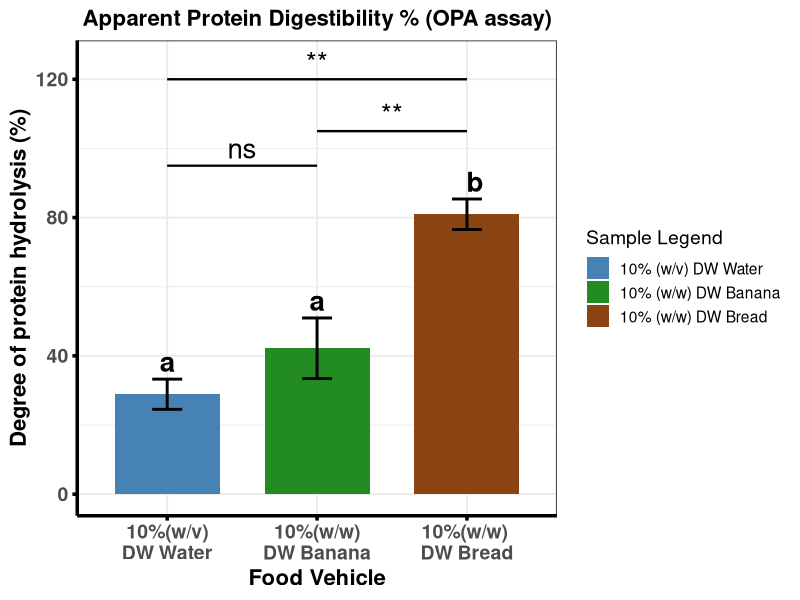

Source code (R):
#This Code is made by Maruf Raihan (PhD,NICHE,Ulster)for OPA data statistical analysis and visual presentation

library(ggplot2)
library(emmeans)
library(multcomp)
library(multcompView)

# ---------------------------------------------------------
# 1. RAW OPA DATA
# ---------------------------------------------------------
df_raw <- data.frame(
  Sample = factor(rep(c("10%(w/v)\nDW Water", "10%(w/w)\nDW Banana", "10%(w/w) \nDW Bread"), each = 3),
                  levels = c("10%(w/v)\nDW Water", "10%(w/w)\nDW Banana", "10%(w/w) \nDW Bread")),
  Value = c(
    28.36, 24.83, 33.51,   # 10%(w/v)\nDW Water
    32.78, 43.67, 50.13,   # 10%(w/w)\nDW Banana
    76.13, 84.81, 81.92    # 10%(w/w) \nDW Bread
  )
)

# ---------------------------------------------------------
# 2. DESCRIPTIVE STATS (auto)
# ---------------------------------------------------------
df_stats <- aggregate(Value ~ Sample, df_raw, function(x) {
  c(Mean = mean(x), SD = sd(x), CV = sd(x)/mean(x)*100)
})

df_stats <- do.call(data.frame, df_stats)
names(df_stats) <- c("Sample", "Mean", "SD", "CV")

# ---------------------------------------------------------
# 3. ANOVA + TUKEY
# ---------------------------------------------------------
model <- aov(Value ~ Sample, data = df_raw)
emm <- emmeans(model, ~ Sample)
tukey <- summary(pairs(emm, adjust = "tukey"))

# ---------------------------------------------------------
# 4. Tukey LETTERS
# ---------------------------------------------------------
cld_out <- suppressMessages(
  cld(emm, Letters = letters, adjust = "tukey")
)

letters_df <- as.data.frame(cld_out)

# Merge letters into stats
df_stats2 <- merge(df_stats, letters_df[, c("Sample", ".group")], by = "Sample")

# Extract p-values
p_WB  <- tukey$p.value[1]   # Water vs Banana
p_WBr <- tukey$p.value[2]   # Water vs Bread
p_BBr <- tukey$p.value[3]   # Banana vs Bread

# ---------------------------------------------------------
# 5. Convert p-values → asterisks
# ---------------------------------------------------------
p_to_star <- function(p) {
  if (p < 0.0001) return("****")
  if (p < 0.01)    return("**")
  if (p < 0.05)    return("*")
  return("ns")
}

star_WB  <- p_to_star(p_WB)
star_WBr <- p_to_star(p_WBr)
star_BBr <- p_to_star(p_BBr)

# ---------------------------------------------------------
# 6. BASE PLOT
# ---------------------------------------------------------
p_opa <- ggplot(df_stats2, aes(x = Sample, y = Mean, fill = Sample)) +
  geom_col(width = 0.7) +
  geom_errorbar(aes(ymin = Mean - SD, ymax = Mean + SD),
                width = 0.2, linewidth = 1) +
  
  # Tukey letters ABOVE bars
  geom_text(
    aes(x = Sample, y = Mean + SD + 5, label = .group),
    size = 7,
    fontface = "bold"
  ) +
  
  scale_fill_manual(
    values = c("10%(w/v)\nDW Water" = "steelblue",
               "10%(w/w)\nDW Banana" = "forestgreen",
               "10%(w/w) \nDW Bread" = "saddlebrown"),
    labels = c(
      "10% (w/v) DW Water",
      "10% (w/w) DW Banana",
      "10% (w/w) DW Bread"
    ),
    
    name = "Sample Legend"
  ) +
  
  theme_bw(base_size = 14) +
  theme(
    legend.position = "right",
    legend.box = "vertical",
    plot.title = element_text(size = 16, face = "bold", hjust = 0.5),
    axis.text.x = element_text(size = 14, face = "bold"),
    axis.text.y = element_text(size = 14, face = "bold"),
    axis.title.x = element_text(size = 16, face = "bold"),
    axis.title.y = element_text(size = 16, face = "bold"),
    axis.line = element_line(colour = "black", linewidth = 1.2),
    axis.ticks = element_line(colour = "black", linewidth = 1.2)
  ) +
  labs(
    title = "Apparent Protein Digestibility % (OPA assay)",
    x = "Food Vehicle",
    y = "Degree of protein hydrolysis (%)"
  )

# ---------------------------------------------------------
# 7. AUTOMATED BRACKETS BASED ON ANOVA OUTPUT
# ---------------------------------------------------------

# Water vs Banana
p_opa <- p_opa +
  annotate("segment", x = 1, xend = 2, y = 95, yend = 95, linewidth = 0.8) +
  annotate("text", x = 1.5, y = 100, label = star_WB, size = 7)

# Banana vs Bread
p_opa <- p_opa +
  annotate("segment", x = 2, xend = 3, y = 105, yend = 105, linewidth = 0.8) +
  annotate("text", x = 2.5, y = 110, label = star_BBr, size = 7)

# Water vs Bread
p_opa <- p_opa +
  annotate("segment", x = 1, xend = 3, y = 120, yend = 120, linewidth = 0.8) +
  annotate("text", x = 2, y = 125, label = star_WBr, size = 7)

print(p_opa)

cat("\n=== DESCRIPTIVE STATS ===\n")
print(df_stats2)

cat("\n=== ANOVA SUMMARY ===\n")
print(summary(model))

cat("\n=== TUKEY POST-HOC ===\n")
print(tukey)
